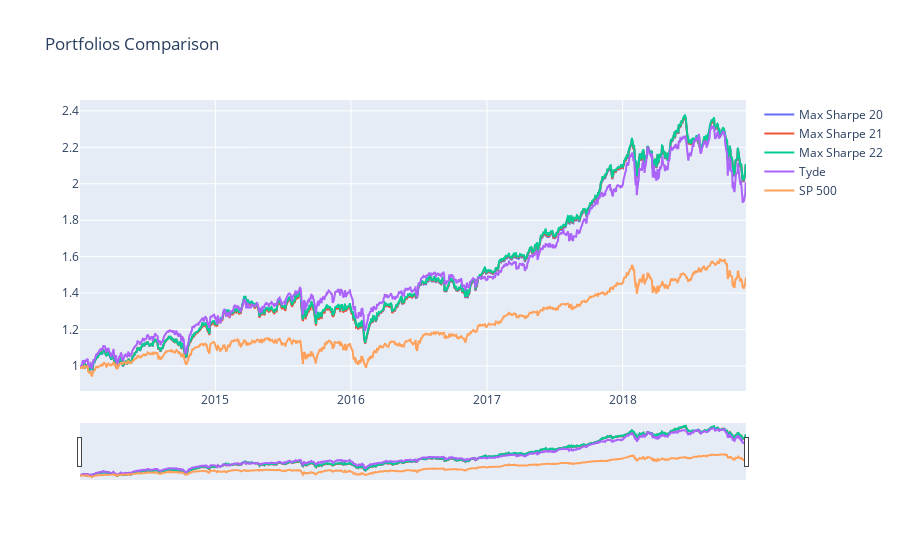
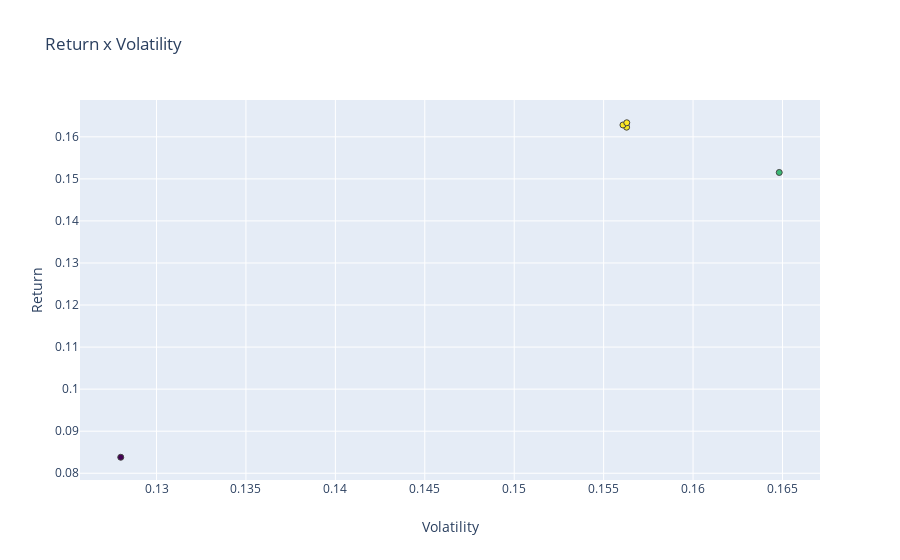

Notebook code cell kept with these figures, in order:
### Code cell
import pandas as pd 
from quantfin.datawrangling import return_from_pickle
from quantfin.analysis import compare_strategies
import os 
returns, b_sp500, b_tyde = return_from_pickle(path = os.path.join('dataset',"processed", "data_input.pickle") )
tolerance_list = ['1e-6', '0.01', '0.001']

index_list = [20, 21, 22]
portfolio_list = []
diff_list = []
for n,i in enumerate(index_list):
    data = pd.read_csv('logs/max_sharpe{}.csv'.format(i), sep = ';')
    data.sort_values(by=['id'])
    data['date'] = pd.to_datetime(data['date'])
    diff =  data['date'].iloc[-1] - data['date'][0] 
    diff_list.append
    print('Portfolio', str(i) + ':',diff)
    portfolio = return_from_pickle('portfolios/max_sharpe{}.pickle'.format(i))
    portfolio_list.append(portfolio)
    
compare_strategies(portfolio_list,b_sp500 )

### Figure 1 — Plotly figure (JSON) as saved in the notebook; plotly's stock layout.template omitted (floating-point values rounded to 4 significant figures; data arrays with more than 128 entries replaced by an {"elided": "..."} marker saying what was removed)
{"data": [{"name": "Max Sharpe 20", "type": "scatter", "x": {"elided": "1238 str values"}, "y": {"elided": "1238 float values"}}, {"name": "Max Sharpe 21", "type": "scatter", "x": {"elided": "1238 str values"}, "y": {"elided": "1238 float values"}}, {"name": "Max Sharpe 22", "type": "scatter", "x": {"elided": "1238 str values"}, "y": {"elided": "1238 float values"}}, {"name": "Tyde", "type": "scatter", "x": {"elided": "1238 str values"}, "y": {"elided": "1238 float values"}}, {"name": "SP 500", "type": "scatter", "x": {"elided": "1237 str values"}, "y": {"elided": "1237 float values"}}], "layout": {"title": {"text": "Portfolios Comparison"}, "xaxis": {"rangeslider": {"visible": true}}}}

### Figure 2 — Plotly figure (JSON) as saved in the notebook; plotly's stock layout.template omitted (floating-point values rounded to 4 significant figures)
{"data": [{"hovertemplate": "<b>%{text}</b><br><b>Volatility</b>: %{x:.2%}<br><b>Return</b>: %{y:.2%}<br><b>Sharpe</b>: %{marker.color:.2f}", "marker": {"color": [1.038, 1.043, 1.045, 0.9193, 0.6547], "colorscale": [[0, "#440154"], [0.1111, "#482878"], [0.2222, "#3e4989"], [0.3333, "#31688e"], [0.4444, "#26828e"], [0.5556, "#1f9e89"], [0.6667, "#35b779"], [0.7778, "#6ece58"], [0.8889, "#b5de2b"], [1, "#fde725"]], "line": {"width": 1}}, "mode": "markers", "name": "", "showlegend": false, "text": ["Max Sharpe 20", "Max Sharpe 21", "Max Sharpe 22", "Tyde", "SP 500"], "type": "scatter", "x": [0.1563, 0.1561, 0.1563, 0.1648, 0.128], "y": [0.1623, 0.1628, 0.1633, 0.1515, 0.0838]}], "layout": {"title": {"text": "Return x Volatility"}, "xaxis": {"title": {"text": "Volatility"}}, "yaxis": {"title": {"text": "Return"}}}}
